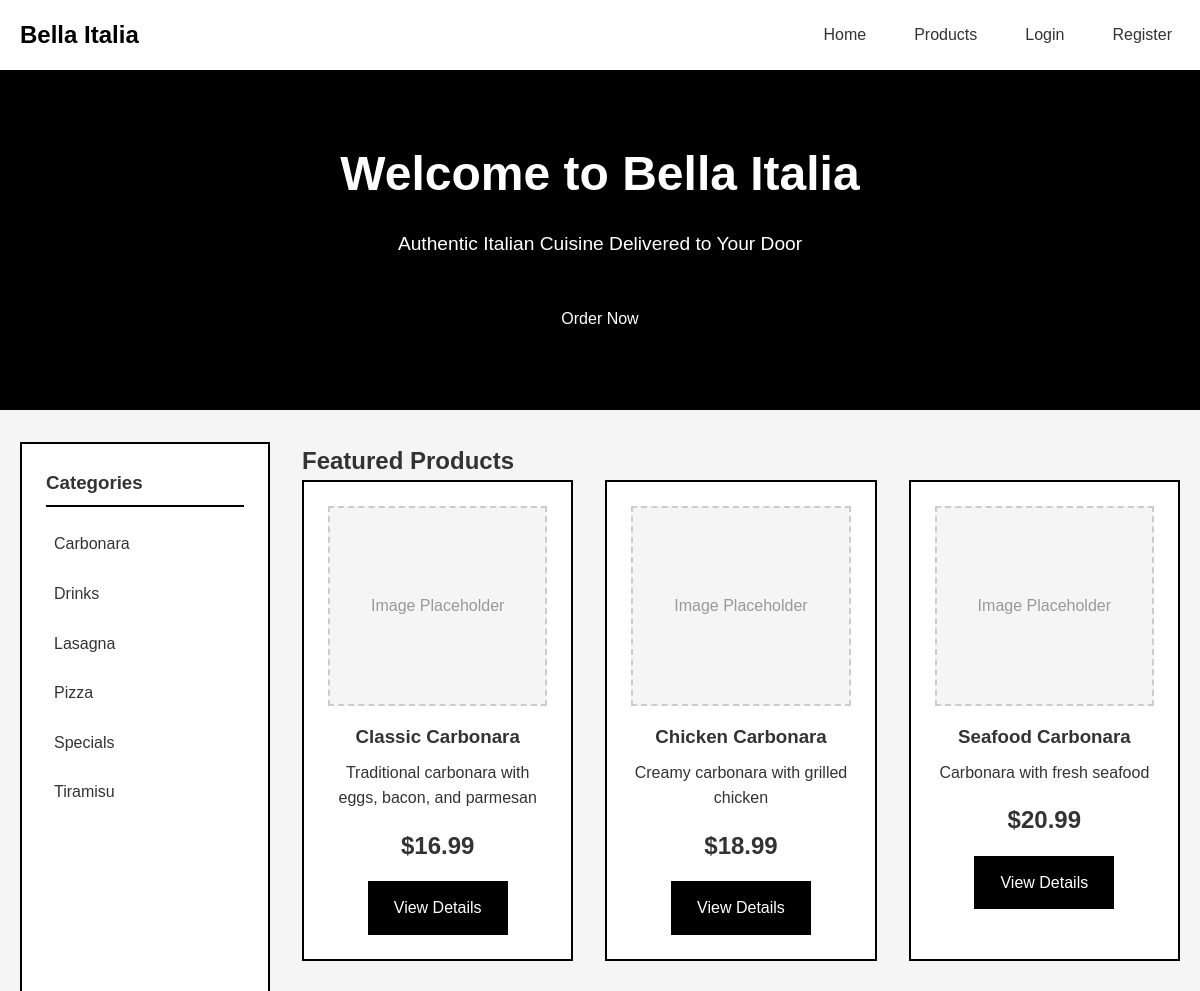
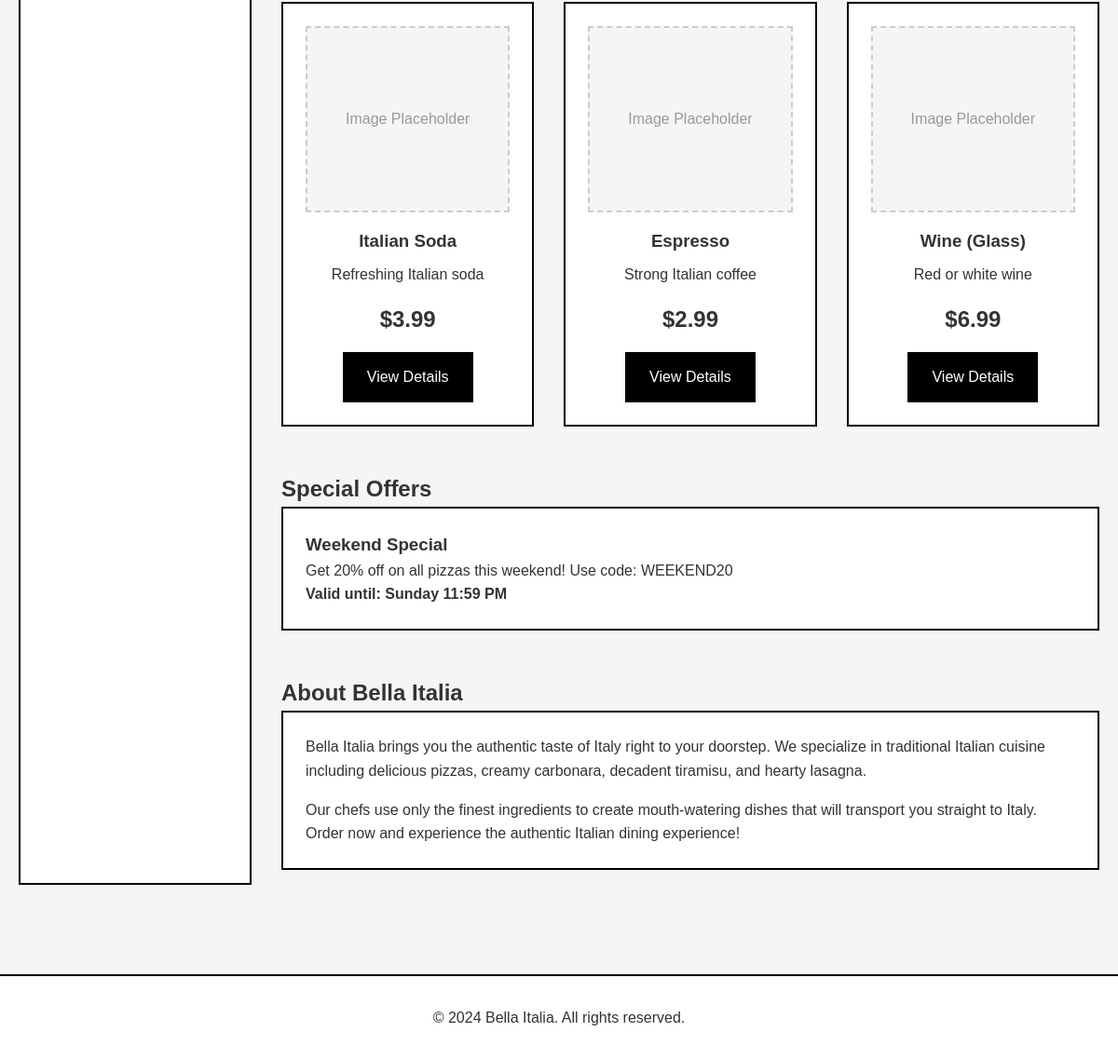
The page / on the database its author committed (2 pictures, top to bottom).
### tables this page shows
CREATE TABLE IF NOT EXISTS categories (
    id INT AUTO_INCREMENT PRIMARY KEY,
    name VARCHAR(100) NOT NULL UNIQUE,
    description TEXT,
    created_at TIMESTAMP DEFAULT CURRENT_TIMESTAMP
);

CREATE TABLE IF NOT EXISTS products (
    id INT AUTO_INCREMENT PRIMARY KEY,
    name VARCHAR(255) NOT NULL,
    price DECIMAL(10, 2) NOT NULL,
    description TEXT,
    category_id INT NOT NULL,
    image VARCHAR(255) DEFAULT 'placeholder.jpg',
    availability ENUM('available', 'unavailable') DEFAULT 'available',
    created_at TIMESTAMP DEFAULT CURRENT_TIMESTAMP,
    FOREIGN KEY (category_id) REFERENCES categories(id) ON DELETE CASCADE
);

### config/db.php (called while the page is built, shortened)
<?php
function isLoggedIn() {
    return isset($_SESSION['user_id']);
}
?>

### index.php (the view, shortened to what this page needs)
<?php
require_once 'config/db.php';
$conn = getDBConnection();
$featured_query = "SELECT p.*, c.name as category_name FROM products p
                   JOIN categories c ON p.category_id = c.id
                   WHERE p.availability = 'available'
                   ORDER BY p.created_at DESC LIMIT 6";
$featured_products = $conn->query($featured_query)->fetch_all(MYSQLI_ASSOC);
$categories_query = "SELECT * FROM categories ORDER BY name";
$categories = $conn->query($categories_query)->fetch_all(MYSQLI_ASSOC);
?>
<!DOCTYPE html>
<html lang="en">
<head>
    <link rel="stylesheet" href="/college-pro/assets/css/style.css">
</head>
<body>
    <header>
        <div class="container">
            <nav>
                <a href="/college-pro/index.php" class="logo">Bella Italia</a>
                <ul class="nav-links">
                    <li><a href="/college-pro/index.php">Home</a></li>
                    <li><a href="/college-pro/products.php">Products</a></li>
                    <?php if (isLoggedIn()): ?>
                        <li><a href="/college-pro/cart/cart.php">Cart (<span class="cart-count">0</span>)</a></li>
                        <?php if (isAdmin()): ?>
                            <li><a href="/college-pro/admin/dashboard.php">Admin</a></li>
                        <?php else: ?>
                            <li><a href="/college-pro/customer/dashboard.php">Profile</a></li>
                        <?php endif; ?>
                        <li><a href="/college-pro/auth/logout.php">Logout</a></li>
                    <?php else: ?>
                        <li><a href="/college-pro/auth/login.php">Login</a></li>
                        <li><a href="/college-pro/auth/register.php">Register</a></li>
                    <?php endif; ?>
                </ul>
            </nav>
        </div>
    </header>
    <section class="hero">
        <div class="container">
            <h1>Welcome to Bella Italia</h1>
            <p>Authentic Italian Cuisine Delivered to Your Door</p>
            <a href="/college-pro/products.php" class="btn btn-primary">Order Now</a>
        </div>
    </section>
    <div class="container">
        <div class="content-area">
            <aside class="sidebar">
                <h3>Categories</h3>
                <ul>
                    <?php foreach ($categories as $category): ?>
                        <li><a href="/college-pro/products.php?category=<?php echo $category['id']; ?>"><?php echo htmlspecialchars($category['name']); ?></a></li>
                    <?php endforeach; ?>
                </ul>
            </aside>
            <main>
                <section>
                    <h2>Featured Products</h2>
                    <div class="grid grid-3">
                        <?php foreach ($featured_products as $product): ?>
                            <div class="card product-card">
                                <div class="card-img">Image Placeholder</div>
                                <h3><?php echo htmlspecialchars($product['name']); ?></h3>
                                <p><?php echo htmlspecialchars($product['description']); ?></p>
                                <div class="price">$<?php echo number_format($product['price'], 2); ?></div>
                                <a href="/college-pro/product_details.php?id=<?php echo $product['id']; ?>" class="btn btn-primary">View Details</a>
                            </div>
                        <?php endforeach; ?>
                    </div>
                </section>
                <section style="margin-top: 3rem;">
                    <h2>Special Offers</h2>
                    <div class="card">
                        <h3>Weekend Special</h3>
                        <p>Get 20% off on all pizzas this weekend! Use code: WEEKEND20</p>
                        <p><strong>Valid until: Sunday 11:59 PM</strong></p>
                    </div>
                </section>
                <section style="margin-top: 3rem; margin-bottom: 3rem;">
                    <h2>About Bella Italia</h2>
                    <div class="card">
                        <p>Bella Italia brings you the authentic taste of Italy right to your doorstep.
                           We specialize in traditional Italian cuisine including delicious pizzas, creamy carbonara,
                           decadent tiramisu, and hearty lasagna.</p>
                        <p style="margin-top: 1rem;">Our chefs use only the finest ingredients to create
                           mouth-watering dishes that will transport you straight to Italy. Order now and
                           experience the authentic Italian dining experience!</p>
                    </div>
                </section>
            </main>
        </div>
    </div>
    <footer>
        <div class="container">
            <p>&copy; 2024 Bella Italia. All rights reserved.</p>
        </div>
    </footer>
</body>
</html>

### assets/css/style.css (style rules this page uses)
* { margin: 0; padding: 0; box-sizing: border-box; }
body { font-family: Arial, sans-serif; line-height: 1.6; color: #333; background-color: #f5f5f5; }
.container { max-width: 1200px; margin: 0 auto; padding: 0 20px; }
header { background-color: #fff; border-bottom: 2px solid #000; padding: 1rem 0; position: sticky; top: 0; z-index: 100; }
nav { display: flex; justify-content: space-between; align-items: center; flex-wrap: wrap; }
.logo { font-size: 1.5rem; font-weight: bold; color: #000; text-decoration: none; }
.nav-links { display: flex; list-style: none; gap: 2rem; align-items: center; }
.nav-links a { color: #333; text-decoration: none; padding: 0.5rem; transition: background-color 0.3s; }
.btn { display: inline-block; padding: 0.75rem 1.5rem; border: 2px solid #000; background-color: #fff; color: #000; text-decoration: none; cursor: pointer; font-size: 1rem; transition: all 0.3s; }
.btn-primary { background-color: #000; color: #fff; }
.hero { background-color: #000; color: #fff; padding: 4rem 2rem; text-align: center; margin-bottom: 2rem; }
.hero h1 { font-size: 3rem; margin-bottom: 1rem; }
.hero p { font-size: 1.2rem; margin-bottom: 2rem; }
.grid { display: grid; gap: 2rem; }
.grid-3 { grid-template-columns: repeat(auto-fit, minmax(250px, 1fr)); }
.card { background-color: #fff; border: 2px solid #000; padding: 1.5rem; transition: box-shadow 0.3s; }
.card-img { width: 100%; height: 200px; border: 2px dashed #ccc; background-color: #f5f5f5; display: flex; align-items: center; justify-content: center; margin-bottom: 1rem; color: #999; }
.product-card { text-align: center; }
.product-card h3 { margin-bottom: 0.5rem; }
.product-card .price { font-size: 1.5rem; font-weight: bold; margin: 1rem 0; }
.sidebar { background-color: #fff; border: 2px solid #000; padding: 1.5rem; margin-bottom: 2rem; }
.sidebar h3 { margin-bottom: 1rem; border-bottom: 2px solid #000; padding-bottom: 0.5rem; }
.sidebar ul { list-style: none; }
.sidebar ul li { margin-bottom: 0.5rem; }
.sidebar ul li a { color: #333; text-decoration: none; padding: 0.5rem; display: block; transition: background-color 0.3s; }
.content-area { display: grid; grid-template-columns: 250px 1fr; gap: 2rem; margin: 2rem 0; }
footer { background-color: #fff; border-top: 2px solid #000; padding: 2rem 0; margin-top: 4rem; text-align: center; }

### rows shown on the page
categories: name "Carbonara"
categories: name "Drinks"
categories: name "Lasagna"
categories: name "Pizza"
categories: name "Specials"
categories: name "Tiramisu"
products: name "Classic Carbonara", description "Traditional carbonara with eggs, bacon, and parmesan", price "16.99"
products: name "Chicken Carbonara", description "Creamy carbonara with grilled chicken", price "18.99"
products: name "Seafood Carbonara", description "Carbonara with fresh seafood", price "20.99"
products: name "Italian Soda", description "Refreshing Italian soda", price "3.99"
products: name "Espresso", description "Strong Italian coffee", price "2.99"
products: name "Wine (Glass)", description "Red or white wine", price "6.99"
